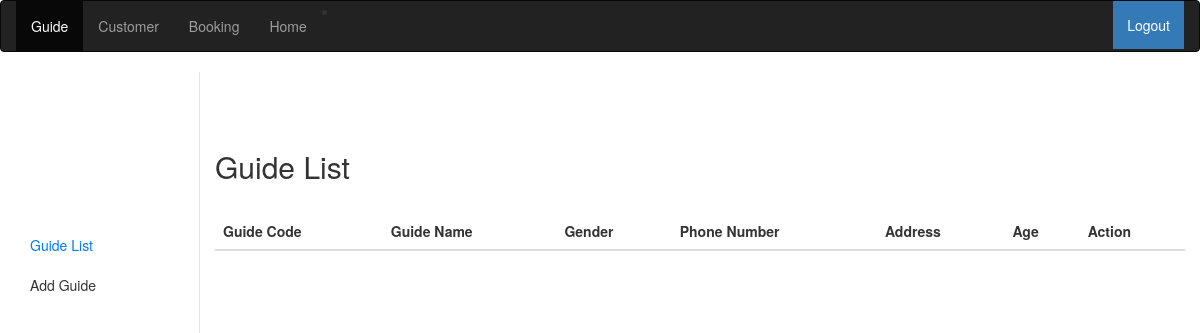
The page /admin-guide.php on the database as committed earlier.
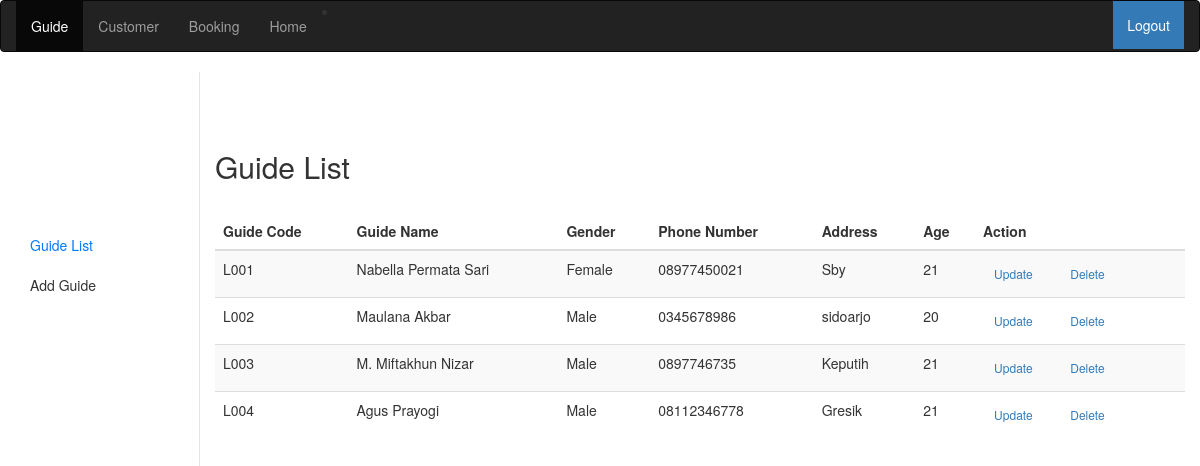
The same page on the database as committed later.
### tables this page shows
CREATE TABLE `guide` (
  `id_guide` int(11) NOT NULL,
  `kode_guide` varchar(10) NOT NULL,
  `nama_guide` varchar(100) NOT NULL,
  `jns_kelamin_guide` varchar(10) NOT NULL,
  `no_telp_guide` varchar(20) NOT NULL,
  `address_guide` varchar(100) NOT NULL,
  `umur_guide` varchar(3) NOT NULL
);

### admin-guide.php (the view, shortened to what this page needs)
<?php
  include ('conn.php');
?>
<!DOCTYPE html>
<html>
  <head>
    <link href="assets/css/dashboard.css" rel="stylesheet">
    <link rel="stylesheet" href="https://maxcdn.bootstrapcdn.com/bootstrap/3.3.7/css/bootstrap.min.css">
  </head>
  <body>
  <nav class="navbar navbar-inverse">
  <div class="container-fluid">
    <ul class="nav navbar-nav">
      <li class="active"><a href="admin-guide.php">Guide</a></li>
      <li><a href="admin-pelanggan.php">Customer</a></li>
      <li><a href="admin-order.php">Booking</a></li>
      <li><a href="index-admin.php">Home</a></li>
    </ul>
    <li><a style="float:right; display:block; padding:14px; background:#337ab7; color:white" href="logout.php">Logout</a></li>
  </div>
</nav>
    <div class="container-fluid">
      <div class="row">
        <nav class="col-md-2 d-none d-md-block bg-light sidebar">
          <div class="sidebar-sticky">
            <ul class="nav flex-column" style="margin-top:100px;">
               <li class="nav-item">
                <a class="nav-link active" href="<?php echo "admin-guide.php"; ?>">Guide List</a>
              </li>
              <li class="nav-item">
                <a class="nav-link" href="<?php echo "admin-add-guide.php"; ?>">Add Guide</a>
              </li>
            </ul>
          </div>
        </nav>
        <main role="main" class="col-md-9 ml-sm-auto col-lg-10 px-4">
          <h2 style="margin: 30px 0 30px 0;">Guide List</h2>
          <div class="table-responsive">
            <table class="table table-striped table-sm">
              <thead>
                <tr>
                  <th>Guide Code</th>
                  <th>Guide Name</th>
                  <th>Gender</th>
                  <th>Phone Number</th>
                  <th>Address</th>
                  <th>Age</th>
                  <th>Action</th>
                </tr>
              </thead>
              <tbody>
                <?php
                  $query = "SELECT * FROM guide";
                  $result = $conn->query($query);
                 ?>
                 <?php while($data = $result->fetch(PDO::FETCH_ASSOC) ): ?>
                  <tr>
                    <td><?php echo $data['kode_guide'];  ?></td>
                    <td><?php echo $data['nama_guide'];  ?></td>
                    <td><?php echo $data['jns_kelamin_guide'];  ?></td>
                    <td><?php echo $data['no_telp_guide'];  ?></td>
                    <td><?php echo $data['address_guide'];  ?></td>
                    <td><?php echo $data['umur_guide'];  ?></td>
                    <td>
                      <a href="<?php echo "admin-update-guide.php?id_guide=".$data['id_guide']; ?>" class="btn btn-outline-warning btn-sm"> Update</a>
                      <a href="<?php echo "admin-delete-guide.php?id_guide=".$data['id_guide']; ?>" class="btn btn-outline-danger btn-sm"> Delete</a>
                    </td>
                  </tr>
                 <?php endwhile ?>
              </tbody>
            </table>
          </div>
        </main>
      </div>
    </div>
  </body>
</html>

### assets/css/dashboard.css (style rules this page uses)
body { font-size: .875rem; }
.sidebar { position: fixed; top: 0; bottom: 0; left: 0; z-index: 100; padding: 48px 0 0; box-shadow: inset -1px 0 0 rgba(0, 0, 0, .1); }
.sidebar-sticky { position: relative; top: 0; height: calc(100vh - 48px); padding-top: .5rem; overflow-x: hidden; overflow-y: auto; }
.sidebar .nav-link { font-weight: 500; color: #333; }
.sidebar .nav-link.active { color: #007bff; }
[role="main"] { padding-top: 48px; }

Rows that differ between the two databases and show on the page:
added guide: kode_guide "L001", nama_guide "Nabella Permata Sari", jns_kelamin_guide "Female", no_telp_guide "08977450021", address_guide "Sby", umur_guide "21"
added guide: kode_guide "L002", nama_guide "Maulana Akbar", jns_kelamin_guide "Male", no_telp_guide "0345678986", address_guide "sidoarjo", umur_guide "20"
added guide: kode_guide "L003", nama_guide "M. Miftakhun Nizar", jns_kelamin_guide "Male", no_telp_guide "0897746735", address_guide "Keputih", umur_guide "21"
added guide: kode_guide "L004", nama_guide "Agus Prayogi", jns_kelamin_guide "Male", no_telp_guide "08112346778", address_guide "Gresik", umur_guide "21"
